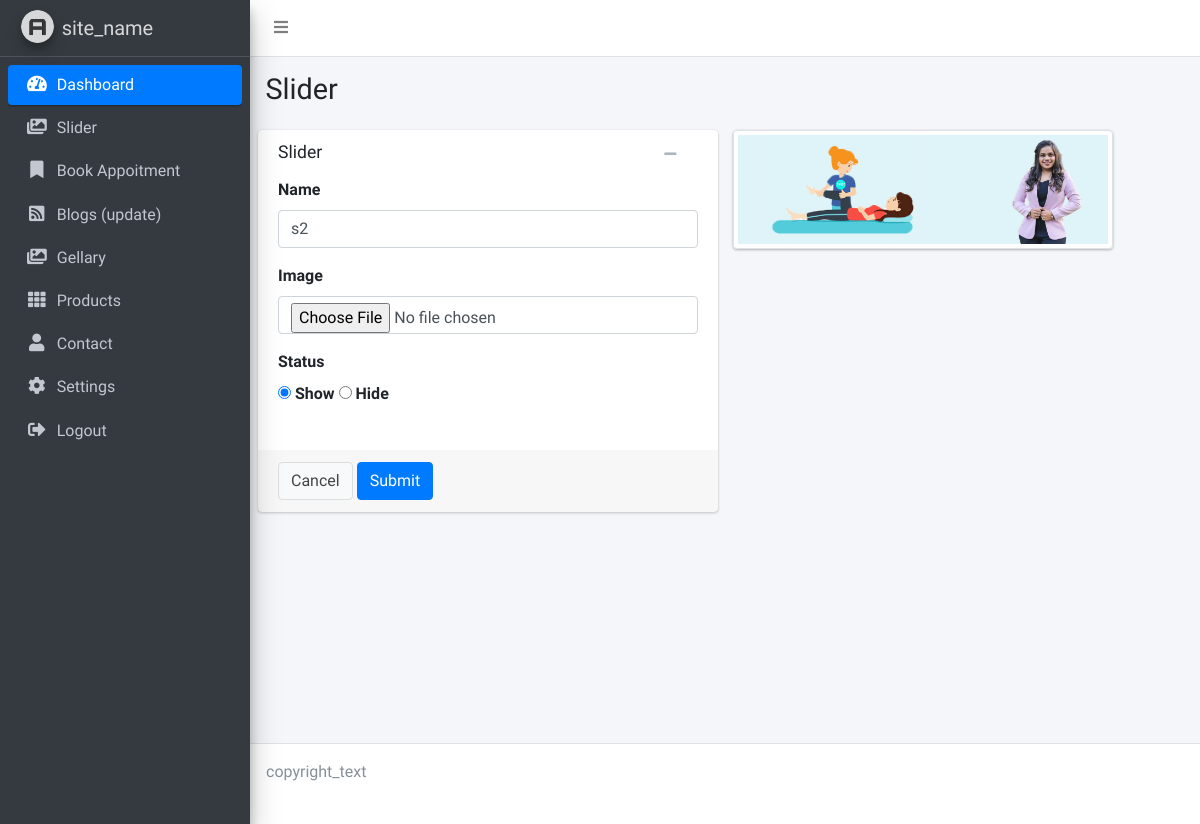
Page /admin/slider_edit.php?id=10 (signed in) on the committed database.
### tables this page shows
CREATE TABLE IF NOT EXISTS `sliders` (
  `id` int(11) NOT NULL AUTO_INCREMENT,
  `name` varchar(250) NOT NULL,
  `img` text NOT NULL,
  `status` enum('show','hide') NOT NULL,
  `created_at` timestamp NOT NULL,
  `updated_at` timestamp NOT NULL,
  PRIMARY KEY (`id`)
);

### functions.php (called while the page is built, shortened)
<?php
    function gethost()
    {
       return "http://localhost/sahyogphysio";
    }
?>

### admin/slider_edit.php (the view, shortened to what this page needs)
<?php
include_once '../database.php';
include '../functions.php';
$id= $_GET['id'];
$sqlget = "SELECT * FROM `sliders` WHERE `id`='" . $id . "'";
$data = mysqli_fetch_assoc(mysqli_query($conn,$sqlget));
include 'layouts/header.php';
?>
 <section class="content-header">
            <div class="container-fluid">
                <div class="row mb-2">
                    <div class="col-sm-6">
                        <h1>Slider </h1>
                    </div>
                </div>
            </div>
</section>
<section class="content">
    <div class="row">
        <div class="col-md-6">
            <div class="card card-default">
                <div class="card-header">
                    <h3 class="card-title">Slider</h3>
                    <div class="card-tools">
                        <button type="button" class="btn btn-tool" data-card-widget="collapse"><i class="fas fa-minus"></i></button>
                        <button type="button" class="btn btn-tool" data-card-widget="remove"><i class="fas fa-remove"></i></button>
                    </div>
                </div>
                <form method="post" enctype="multipart/form-data">
                    <div class="card-body">
                        <div class="form-group">
                            <label for="exampleInputEmail1">Name</label>
                            <input type="text" name="name" class="form-control" value="<?php echo $data['name'];  ?>" required placeholder="Name">
                        </div>
                        <div class="form-group">
                            <label for="exampleInputEmail1">Image</label>
                            <input type="file" class="form-control" accept="image/png, image/gif, image/jpeg" id="file" onchange="previewImage();"  name="new_image" placeholder="Enter Name" value="">
                        </div>
                        <div class="form-group">
                            <label for="exampleInputEmail1">Status</label>
                            <div>
                                <label><input type="radio" name="Status" value="show" <?php if ($data["status"] == 'show') { echo 'checked'; } ?> > Show</label>
                                <label><input type="radio" name="Status" value="hide" <?php if ($data["status"] == 'hide') { echo 'checked'; } ?>> Hide</label>
                            </div>
                        </div>
                    </div>
                    <div class="card-footer con">
                        <a href="#" class="btn btn-default">Cancel</a>
                        <button type="submit" class="btn btn-primary">Submit</button>
                    </div>
                </form>
            </div>
        </div>
        <div class="col-md-5">
            <div class="card card-default">
                <?php
                    if ($data['img']) {
                       echo '<img src="'. gethost() .$data['img'].'" id="preview" class="img-fluid img-thumbnail">';
                    }else{
                       echo '<img src="https://encrypted-tbn0.gstatic.com/images?q=tbn:ANd9GcRPvlmYJUQmx55XV7mD_INQCHIA1NXMrXuE8A&usqp=CAU" id="preview" class="img-fluid img-thumbnail">';
                    }
                ?>
            </div>
        </div>
    </div>
</section>
<?php include 'layouts/footer.php';?>

### admin/assets/style.css (style rules this page uses)
.card-body { padding-top: 0px !important; }

### rows in the picture
sliders: name "s2", status "☑ Show", status "☐ Hide", img (picture)
